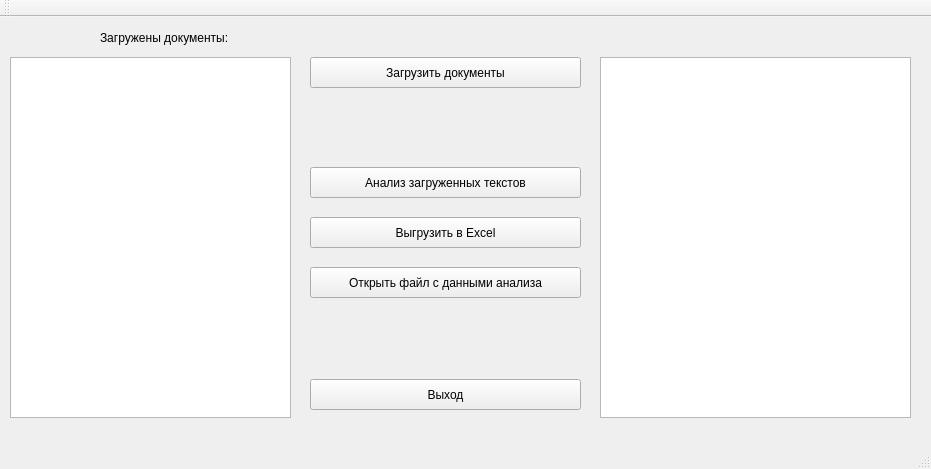
<?xml version="1.0" encoding="UTF-8"?>
<ui version="4.0">
 <class>MainWindow</class>
 <widget class="QMainWindow" name="MainWindow">
  <property name="geometry">
   <rect>
    <x>0</x>
    <y>0</y>
    <width>931</width>
    <height>469</height>
   </rect>
  </property>
  <property name="windowTitle">
   <string>MainWindow</string>
  </property>
  <widget class="QWidget" name="centralWidget">
   <widget class="QPushButton" name="pushButton_exit">
    <property name="geometry">
     <rect>
      <x>310</x>
      <y>362</y>
      <width>271</width>
      <height>31</height>
     </rect>
    </property>
    <property name="text">
     <string>Выход</string>
    </property>
   </widget>
   <widget class="QPushButton" name="pushButton_open_doc">
    <property name="geometry">
     <rect>
      <x>310</x>
      <y>40</y>
      <width>271</width>
      <height>31</height>
     </rect>
    </property>
    <property name="text">
     <string>Загрузить документы</string>
    </property>
   </widget>
   <widget class="QLabel" name="label_2">
    <property name="geometry">
     <rect>
      <x>100</x>
      <y>10</y>
      <width>131</width>
      <height>21</height>
     </rect>
    </property>
    <property name="text">
     <string>Загружены документы:</string>
    </property>
   </widget>
   <widget class="QPushButton" name="pushButton_analize">
    <property name="geometry">
     <rect>
      <x>310</x>
      <y>150</y>
      <width>271</width>
      <height>31</height>
     </rect>
    </property>
    <property name="text">
     <string>Анализ загруженных текстов</string>
    </property>
   </widget>
   <widget class="QTableWidget" name="tableWidget">
    <property name="geometry">
     <rect>
      <x>600</x>
      <y>40</y>
      <width>311</width>
      <height>361</height>
     </rect>
    </property>
   </widget>
   <widget class="QTableWidget" name="tableWidget_filesLoad">
    <property name="geometry">
     <rect>
      <x>10</x>
      <y>40</y>
      <width>281</width>
      <height>361</height>
     </rect>
    </property>
   </widget>
   <widget class="QPushButton" name="pushButton_toExcel">
    <property name="geometry">
     <rect>
      <x>310</x>
      <y>200</y>
      <width>271</width>
      <height>31</height>
     </rect>
    </property>
    <property name="text">
     <string>Выгрузить в Excel</string>
    </property>
   </widget>
   <widget class="QPushButton" name="pushButton_openExel">
    <property name="geometry">
     <rect>
      <x>310</x>
      <y>250</y>
      <width>271</width>
      <height>31</height>
     </rect>
    </property>
    <property name="text">
     <string>Открыть файл с данными анализа</string>
    </property>
   </widget>
  </widget>
  <widget class="QMenuBar" name="menuBar">
   <property name="geometry">
    <rect>
     <x>0</x>
     <y>0</y>
     <width>931</width>
     <height>21</height>
    </rect>
   </property>
  </widget>
  <widget class="QToolBar" name="mainToolBar">
   <attribute name="toolBarArea">
    <enum>TopToolBarArea</enum>
   </attribute>
   <attribute name="toolBarBreak">
    <bool>false</bool>
   </attribute>
  </widget>
  <widget class="QStatusBar" name="statusBar"/>
 </widget>
 <layoutdefault spacing="6" margin="11"/>
 <resources/>
 <connections/>
</ui>
